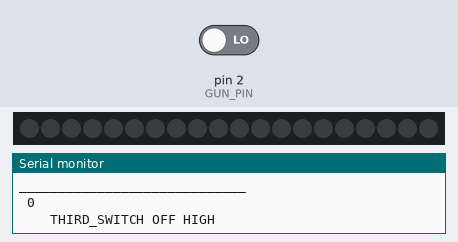
Bench run of a sketch on a simulated Arduino Uno, built with avr-gcc and run on an emulated ATmega328P. Parts: 20 RGB LEDs in strip order, left to right, the last lines printed to the serial monitor. The inputs (shaded band) are chosen by the test bench; at power-on: pin 2 (GUN_PIN) LOW. Dim RGB values are drawn brighter than linear.

Above: at 2.8 s.
2.9 s: pin 2 (GUN_PIN) driven HIGH
At 4.0 s:
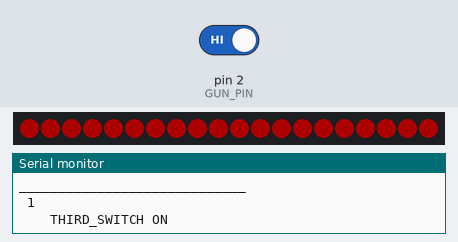
4.5 s: pin 2 (GUN_PIN) driven LOW
At 5.6 s:
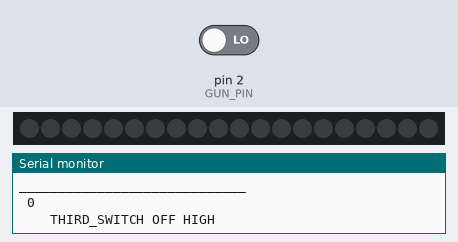
Timing chart, 0 to 7.5 s (numbered marks = the images above; inputs shaded):
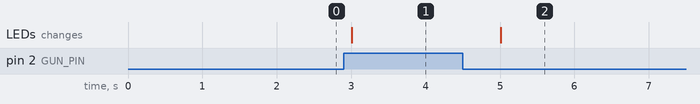

The sketch:

testing_color.ino
```cpp
#include <Adafruit_NeoPixel.h>

#ifdef __AVR__
  #include <avr/power.h>
#endif

#define bright 50
#define GRAPH_COUNT 20
#define GRAPH_PIN 4

#define GUN_PIN 2
//#define

int CUR_GUN_STATE = 0;
int GUN_ON = 0;


Adafruit_NeoPixel graph(GRAPH_COUNT, GRAPH_PIN, NEO_GRB + NEO_KHZ800);


uint32_t red = graph.Color(bright,0,0);
uint32_t green = graph.Color(0,bright,0);
uint32_t blue = graph.Color(0,0,bright);
uint32_t orange = graph.Color(255,165,0);
uint32_t dark = graph.Color(0,0,0);

//default color would be red
uint32_t currColor = red;

void setup() {
  // put your setup code here, to run once:
  Serial.begin(9600);
  graph.begin();
  //pinMode(GUN_PIN, INPUT_PULLUP);
}

void loop() {

  //read the pins to see if the switch has been switched
  GUN_ON = digitalRead(GUN_PIN);
  Serial.print("\n_____________________________\n ");
  Serial.print(GUN_ON);


  if(GUN_ON == HIGH){

    Serial.print("\n\t\tTHIRD_SWITCH ON");
    //gun is on, turn on the lights
    graph.fill(currColor, 0, GRAPH_COUNT);
    graph.show();
  }else{
    //GUN_ON == LOW
    //gun is not on
    Serial.print("\n\t\tTHIRD_SWITCH OFF HIGH");
    graph.fill(dark, 0, GRAPH_COUNT);
    graph.show();
  }
  delay(1000);
}

/**
 *Returns an color to change the NEOPIXEL lights
*/
void gun_state(){
  uint32_t GunColor;
  if(CUR_GUN_STATE > 3){
    //reset to 0
    CUR_GUN_STATE = 0;
  }
  switch (CUR_GUN_STATE) {
    case 0:
      // Orange would be the default
      //this would be the default state
      currColor = red;
      break;
    case 1:
      // slime
      // return green
      currColor = green;
      break;
    case 2:
      // ice
      // return blue
      currColor = blue;
      break;
    case 3:
      // firing
      currColor = orange;
      break;
    default:
      //default would be red
      currColor = red;
      break;
  }
  //increment
  CUR_GUN_STATE++;
}
```

Measured:
- after the input at 2.9 s, the LEDs: change after 0.11 s (image 1)
- after the input at 4.5 s, the LEDs: change after 0.51 s (image 2)
